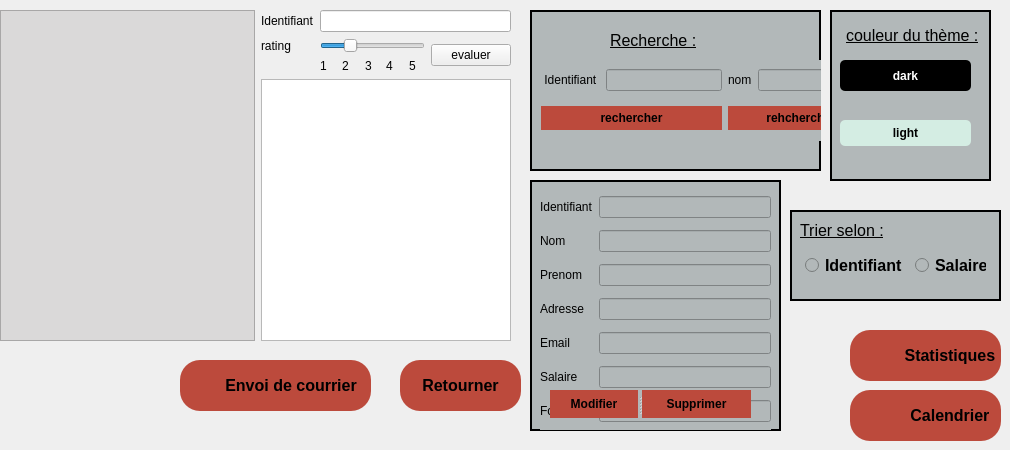
     <widget class="QWidget" name="Page2">
      <widget class="QFrame" name="frame_6">
       <property name="geometry">
        <rect>
         <x>530</x>
         <y>180</y>
         <width>251</width>
         <height>251</height>
        </rect>
       </property>
       <property name="styleSheet">
        <string notr="true">background-color:rgb(178,184,185);</string>
       </property>
       <property name="frameShape">
        <enum>QFrame::Box</enum>
       </property>
       <property name="frameShadow">
        <enum>QFrame::Plain</enum>
       </property>
       <property name="lineWidth">
        <number>2</number>
       </property>
       <property name="midLineWidth">
        <number>0</number>
       </property>
       <widget class="QWidget" name="layoutWidget_2">
        <property name="geometry">
         <rect>
          <x>10</x>
          <y>10</y>
          <width>231</width>
          <height>240</height>
         </rect>
        </property>
        <layout class="QGridLayout" name="gridLayout_4">
         <item row="0" column="1">
          <widget class="QLineEdit" name="le_id_4"/>
         </item>
         <item row="1" column="0">
          <widget class="QLabel" name="label_28">
           <property name="text">
            <string>Nom</string>
           </property>
          </widget>
         </item>
         <item row="1" column="1">
          <widget class="QLineEdit" name="le_nom_2"/>
         </item>
         <item row="2" column="0">
          <widget class="QLabel" name="label_29">
           <property name="text">
            <string>Prenom</string>
           </property>
          </widget>
         </item>
         <item row="2" column="1">
          <widget class="QLineEdit" name="le_prenom_2"/>
         </item>
         <item row="3" column="0">
          <widget class="QLabel" name="label_30">
           <property name="text">
            <string>Adresse</string>
           </property>
          </widget>
         </item>
         <item row="3" column="1">
          <widget class="QLineEdit" name="adresse_2"/>
         </item>
         <item row="4" column="0">
          <widget class="QLabel" name="label_34">
           <property name="text">
            <string>Email</string>
           </property>
          </widget>
         </item>
         <item row="4" column="1">
          <widget class="QLineEdit" name="email_2"/>
         </item>
         <item row="5" column="0">
          <widget class="QLabel" name="label_35">
           <property name="text">
            <string>Salaire</string>
           </property>
          </widget>
         </item>
         <item row="5" column="1">
          <widget class="QLineEdit" name="salaire_2"/>
         </item>
         <item row="6" column="0">
          <widget class="QLabel" name="label_36">
           <property name="text">
            <string>Fonction</string>
           </property>
          </widget>
         </item>
         <item row="6" column="1">
          <widget class="QLineEdit" name="fonction_2"/>
         </item>
         <item row="0" column="0">
          <widget class="QLabel" name="le_id_6">
           <property name="text">
            <string>Identifiant</string>
           </property>
          </widget>
         </item>
        </layout>
       </widget>
       <widget class="QSplitter" name="splitter">
        <property name="geometry">
         <rect>
          <x>20</x>
          <y>210</y>
          <width>201</width>
          <height>28</height>
         </rect>
        </property>
        <property name="orientation">
         <enum>Qt::Horizontal</enum>
        </property>
        <widget class="QPushButton" name="pb_modifier">
         <property name="styleSheet">
          <string notr="true">QPushButton {
padding: 5px;
border-radius: 20px;
background-color:rgb(188, 74, 60);
font-weight: bold;
}
QPushButton:hover
{
color :white;
}</string>
         </property>
         <property name="text">
          <string>Modifier</string>
         </property>
        </widget>
        <widget class="QPushButton" name="pb_supprimer">
         <property name="styleSheet">
          <string notr="true">QPushButton {
padding: 5px;
border-radius: 20px;
background-color:rgb(188, 74, 60);
font-weight: bold;
}
QPushButton:hover
{
color :white;
}</string>
         </property>
         <property name="text">
          <string>Supprimer</string>
         </property>
        </widget>
       </widget>
      </widget>
      <widget class="QFrame" name="frame_5">
       <property name="geometry">
        <rect>
         <x>530</x>
         <y>10</y>
         <width>291</width>
         <height>161</height>
        </rect>
       </property>
       <property name="styleSheet">
        <string notr="true">background-color:rgb(178,184,185);</string>
       </property>
       <property name="frameShape">
        <enum>QFrame::Box</enum>
       </property>
       <property name="frameShadow">
        <enum>QFrame::Plain</enum>
       </property>
       <property name="lineWidth">
        <number>2</number>
       </property>
       <property name="midLineWidth">
        <number>0</number>
       </property>
       <widget class="QWidget" name="layoutWidget">
        <property name="geometry">
         <rect>
          <x>11</x>
          <y>50</y>
          <width>333</width>
          <height>81</height>
         </rect>
        </property>
        <layout class="QGridLayout" name="gridLayout_3">
         <item row="1" column="2" colspan="2">
          <widget class="QPushButton" name="rechercheNom">
           <property name="styleSheet">
            <string notr="true">QPushButton {
padding: 5px;
border-radius: 20px;
background-color:rgb(188, 74, 60);
font-weight: bold;
}
QPushButton:hover
{
color :white;
}</string>
           </property>
           <property name="text">
            <string>rehchercher</string>
           </property>
          </widget>
         </item>
         <item row="0" column="1">
          <widget class="QLineEdit" name="rechercheinput">
           <property name="text">
            <string/>
           </property>
          </widget>
         </item>
         <item row="1" column="0" colspan="2">
          <widget class="QPushButton" name="recherche">
           <property name="styleSheet">
            <string notr="true">QPushButton {
padding: 5px;
border-radius: 20px;
background-color:rgb(188, 74, 60);
font-weight: bold;
}
QPushButton:hover
{
color :white;
}</string>
           </property>
           <property name="text">
            <string>rechercher</string>
           </property>
          </widget>
         </item>
         <item row="0" column="2">
          <widget class="QLabel" name="label_19">
           <property name="text">
            <string>nom</string>
           </property>
          </widget>
         </item>
         <item row="0" column="3">
          <widget class="QLineEdit" name="rechercheinput2"/>
         </item>
         <item row="0" column="0">
          <widget class="QLabel" name="label_17">
           <property name="styleSheet">
            <string notr="true">font: 18pt &quot;MS Shell Dlg 2&quot;;
font: 12pt &quot;MS Shell Dlg 2&quot;;</string>
           </property>
           <property name="text">
            <string> Identifiant </string>
           </property>
          </widget>
         </item>
        </layout>
       </widget>
       <widget class="QLabel" name="label_73">
        <property name="geometry">
         <rect>
          <x>80</x>
          <y>20</y>
          <width>101</width>
          <height>21</height>
         </rect>
        </property>
        <property name="font">
         <font>
          <family>MS Shell Dlg 2</family>
          <pointsize>12</pointsize>
          <italic>false</italic>
          <bold>false</bold>
          <underline>true</underline>
         </font>
        </property>
        <property name="text">
         <string>Recherche :</string>
        </property>
       </widget>
      </widget>
      <widget class="QFrame" name="frame">
       <property name="geometry">
        <rect>
         <x>830</x>
         <y>10</y>
         <width>161</width>
         <height>171</height>
        </rect>
       </property>
       <property name="styleSheet">
        <string notr="true">QFrame{
 border: 2px solid black;
background-color:rgb(178,184,185);
/*border-color: red cyan black gold;*/
}</string>
       </property>
       <property name="frameShape">
        <enum>QFrame::StyledPanel</enum>
       </property>
       <property name="frameShadow">
        <enum>QFrame::Raised</enum>
       </property>
       <widget class="QPushButton" name="dark">
        <property name="geometry">
         <rect>
          <x>10</x>
          <y>50</y>
          <width>131</width>
          <height>31</height>
         </rect>
        </property>
        <property name="styleSheet">
         <string notr="true">QPushButton {
padding:5px;
border-radius:5px;
background-color:rgb(0,0,0);
font-weight:bold;
color:white
}
QPushButton:hover
{
color:white;
}</string>
        </property>
        <property name="text">
         <string>dark</string>
        </property>
       </widget>
       <widget class="QPushButton" name="light">
        <property name="geometry">
         <rect>
          <x>10</x>
          <y>110</y>
          <width>131</width>
          <height>26</height>
         </rect>
        </property>
        <property name="styleSheet">
         <string notr="true">QPushButton {
padding:5px;
border-radius:5px;
background-color:#d4ede3;
font-weight:bold;
color:rgb(0,0,0);
}
QPushButton:hover
{
color:white;
}</string>
        </property>
        <property name="text">
         <string>light</string>
        </property>
       </widget>
       <widget class="QLabel" name="label">
        <property name="geometry">
         <rect>
          <x>10</x>
          <y>10</y>
          <width>141</width>
          <height>31</height>
         </rect>
        </property>
        <property name="font">
         <font>
          <family>MS Shell Dlg 2</family>
          <pointsize>12</pointsize>
          <italic>false</italic>
          <bold>false</bold>
          <underline>true</underline>
         </font>
        </property>
        <property name="styleSheet">
         <string notr="true">border-color:transparent;</string>
        </property>
        <property name="text">
         <string>couleur du thème :</string>
        </property>
       </widget>
      </widget>
      <widget class="QPushButton" name="pushButton_stat">
       <property name="geometry">
        <rect>
         <x>850</x>
         <y>330</y>
         <width>151</width>
         <height>51</height>
        </rect>
       </property>
       <property name="font">
        <font>
         <family>MS Shell Dlg 2</family>
         <pointsize>12</pointsize>
         <italic>false</italic>
         <bold>true</bold>
        </font>
       </property>
       <property name="cursor">
        <cursorShape>PointingHandCursor</cursorShape>
       </property>
       <property name="styleSheet">
        <string notr="true">QPushButton {
padding: 5px;
border-radius: 20px;
background-color:rgb(188, 74, 60);
font-weight: bold;
}
QPushButton:hover
{
color :white;
}</string>
       </property>
       <property name="text">
        <string>           Statistiques</string>
       </property>
      </widget>
      <widget class="QLabel" name="label_chart">
       <property name="geometry">
        <rect>
         <x>850</x>
         <y>330</y>
         <width>51</width>
         <height>51</height>
        </rect>
       </property>
       <property name="styleSheet">
        <string notr="true">/*border-image:url(&quot;:/ressources/imgs/6.png&quot;);*/
border-radius:20px;</string>
       </property>
       <property name="text">
        <string/>
       </property>
      </widget>
      <widget class="QLabel" name="label_courrier">
       <property name="geometry">
        <rect>
         <x>180</x>
         <y>360</y>
         <width>41</width>
         <height>51</height>
        </rect>
       </property>
       <property name="styleSheet">
        <string notr="true">/*border-image:url(&quot;:/ressources/imgs/6.png&quot;);*/
border-radius:20px;</string>
       </property>
       <property name="text">
        <string/>
       </property>
      </widget>
      <widget class="QPushButton" name="pushButton_cour">
       <property name="geometry">
        <rect>
         <x>180</x>
         <y>360</y>
         <width>191</width>
         <height>51</height>
        </rect>
       </property>
       <property name="font">
        <font>
         <family>MS Shell Dlg 2</family>
         <pointsize>12</pointsize>
         <italic>false</italic>
         <bold>true</bold>
        </font>
       </property>
       <property name="cursor">
        <cursorShape>PointingHandCursor</cursorShape>
       </property>
       <property name="styleSheet">
        <string notr="true">QPushButton {
padding: 5px;
border-radius: 20px;
background-color:rgb(188, 74, 60);
font-weight: bold;
}
QPushButton:hover
{
color :white;
}</string>
       </property>
       <property name="text">
        <string>       Envoi de courrier</string>
       </property>
      </widget>
      <widget class="QPushButton" name="pushButton_bkaf">
       <property name="geometry">
        <rect>
         <x>400</x>
         <y>360</y>
         <width>121</width>
         <height>51</height>
        </rect>
       </property>
       <property name="font">
        <font>
         <family>MS Shell Dlg 2</family>
         <pointsize>12</pointsize>
         <italic>false</italic>
         <bold>true</bold>
        </font>
       </property>
       <property name="cursor">
        <cursorShape>PointingHandCursor</cursorShape>
       </property>
       <property name="styleSheet">
        <string notr="true">QPushButton {
padding: 5px;
border-radius: 20px;
background-color:rgb(188, 74, 60);
font-weight: bold;
}
QPushButton:hover
{
color :white;
}</string>
       </property>
       <property name="text">
        <string>Retourner</string>
       </property>
      </widget>
      <widget class="QLabel" name="label_b1">
       <property name="geometry">
        <rect>
         <x>400</x>
         <y>360</y>
         <width>41</width>
         <height>51</height>
        </rect>
       </property>
       <property name="text">
        <string/>
       </property>
      </widget>
      <widget class="QPushButton" name="pushButton_cal">
       <property name="geometry">
        <rect>
         <x>850</x>
         <y>390</y>
         <width>151</width>
         <height>51</height>
        </rect>
       </property>
       <property name="font">
        <font>
         <family>MS Shell Dlg 2</family>
         <pointsize>12</pointsize>
         <italic>false</italic>
         <bold>true</bold>
        </font>
       </property>
       <property name="cursor">
        <cursorShape>PointingHandCursor</cursorShape>
       </property>
       <property name="styleSheet">
        <string notr="true">QPushButton {
padding: 5px;
border-radius: 20px;
background-color:rgb(188, 74, 60);
font-weight: bold;
}
QPushButton:hover
{
color :white;
}</string>
       </property>
       <property name="text">
        <string>           Calendrier</string>
       </property>
      </widget>
      <widget class="QLabel" name="label_calendrier">
       <property name="geometry">
        <rect>
         <x>850</x>
         <y>390</y>
         <width>51</width>
         <height>51</height>
        </rect>
       </property>
       <property name="styleSheet">
        <string notr="true">/*border-image:url(&quot;:/ressources/imgs/6.png&quot;);*/
border-radius:20px;</string>
       </property>
       <property name="text">
        <string/>
       </property>
      </widget>
      <widget class="QFrame" name="frame_7">
       <property name="geometry">
        <rect>
         <x>790</x>
         <y>210</y>
         <width>211</width>
         <height>91</height>
        </rect>
       </property>
       <property name="styleSheet">
        <string notr="true">background-color:rgb(178,184,185);</string>
       </property>
       <property name="frameShape">
        <enum>QFrame::Box</enum>
       </property>
       <property name="frameShadow">
        <enum>QFrame::Plain</enum>
       </property>
       <property name="lineWidth">
        <number>2</number>
       </property>
       <property name="midLineWidth">
        <number>0</number>
       </property>
       <widget class="QRadioButton" name="radioButton_id">
        <property name="geometry">
         <rect>
          <x>10</x>
          <y>40</y>
          <width>111</width>
          <height>31</height>
         </rect>
        </property>
        <property name="font">
         <font>
          <family>MS Shell Dlg 2</family>
          <pointsize>12</pointsize>
          <italic>false</italic>
          <bold>true</bold>
         </font>
        </property>
        <property name="styleSheet">
         <string notr="true">
padding: 5px;
border-radius: 5px;
font-weight: bold;</string>
        </property>
        <property name="text">
         <string>Identifiant</string>
        </property>
       </widget>
       <widget class="QRadioButton" name="radioButton_sal">
        <property name="geometry">
         <rect>
          <x>120</x>
          <y>40</y>
          <width>81</width>
          <height>31</height>
         </rect>
        </property>
        <property name="font">
         <font>
          <family>MS Shell Dlg 2</family>
          <pointsize>12</pointsize>
          <italic>false</italic>
          <bold>true</bold>
         </font>
        </property>
        <property name="styleSheet">
         <string notr="true">
padding: 5px;
border-radius: 5px;

font-weight: bold;</string>
        </property>
        <property name="text">
         <string>Salaire</string>
        </property>
       </widget>
       <widget class="QLabel" name="label_74">
        <property name="geometry">
         <rect>
          <x>10</x>
          <y>10</y>
          <width>101</width>
          <height>21</height>
         </rect>
        </property>
        <property name="font">
         <font>
          <family>MS Shell Dlg 2</family>
          <pointsize>12</pointsize>
          <italic>false</italic>
          <bold>false</bold>
          <underline>true</underline>
         </font>
        </property>
        <property name="text">
         <string>Trier selon :</string>
        </property>
       </widget>
      </widget>
      <widget class="QWidget" name="layoutWidget">
       <property name="geometry">
        <rect>
         <x>0</x>
         <y>10</y>
         <width>511</width>
         <height>331</height>
        </rect>
       </property>
       <layout class="QGridLayout" name="gridLayout_2">
        <item row="2" column="2">
         <widget class="QLabel" name="label_20">
          <property name="text">
           <string>1</string>
          </property>
         </widget>
        </item>
        <item row="0" column="0" rowspan="4">
         <widget class="QTableView" name="tab_employee">
          <property name="styleSheet">
           <string notr="true">background-color: rgb(218, 217, 217);
</string>
          </property>
         </widget>
        </item>
        <item row="1" column="2" colspan="5">
         <widget class="QSlider" name="Slider">
          <property name="minimum">
           <number>1</number>
          </property>
          <property name="maximum">
           <number>5</number>
          </property>
          <property name="value">
           <number>2</number>
          </property>
          <property name="sliderPosition">
           <number>2</number>
          </property>
          <property name="orientation">
           <enum>Qt::Horizontal</enum>
          </property>
         </widget>
        </item>
        <item row="2" column="6">
         <widget class="QLabel" name="label_24">
          <property name="text">
           <string>5</string>
          </property>
         </widget>
        </item>
        <item row="1" column="1">
         <widget class="QLabel" name="rating">
          <property name="text">
           <string>rating</string>
          </property>
         </widget>
        </item>
        <item row="2" column="5">
         <widget class="QLabel" name="label_23">
          <property name="text">
           <string>4</string>
          </property>
         </widget>
        </item>
        <item row="3" column="1" colspan="7">
         <widget class="QTableView" name="rated"/>
        </item>
        <item row="1" column="7" rowspan="2">
         <widget class="QPushButton" name="evaluer">
          <property name="text">
           <string>evaluer</string>
          </property>
         </widget>
        </item>
        <item row="2" column="3">
         <widget class="QLabel" name="label_21">
          <property name="text">
           <string>2</string>
          </property>
         </widget>
        </item>
        <item row="0" column="1">
         <widget class="QLabel" name="label_18">
          <property name="text">
           <string>Identifiant</string>
          </property>
         </widget>
        </item>
        <item row="2" column="4">
         <widget class="QLabel" name="label_22">
          <property name="text">
           <string>3</string>
          </property>
         </widget>
        </item>
        <item row="0" column="2" colspan="6">
         <widget class="QLineEdit" name="identifiant"/>
        </item>
       </layout>
      </widget>
     </widget>
